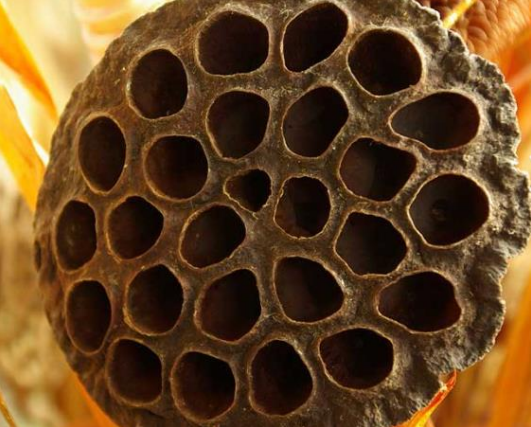
#> input picture utils/colmena.png, 531 x 427 px
$ python resizer.py
#> lines starting #> are read from the running program, lines starting #| are printed output that depends on the picture
#> the answer given: .
#> the answer given: .
import os
from PIL import Image
from tkinter import filedialog

def resize_and_crop(image_path, output_path, new_width, new_height):
#> called with image_path = './colmena.png', output_path = './colmena.png', new_width = 700, new_height = 525
    try:
        # Open the image
        img = Image.open(image_path)
#> img is the input picture: PIL image 531x427 RGBA; mean R, G, B, A 100.8, 68.6, 33.8, 255
        original_width, original_height = img.size
#> original_width = 531; original_height = 427

        # Resize the image while maintaining the aspect ratio to cover the new size
        img_ratio = original_width / original_height
#> img_ratio = 1.24
        new_ratio = new_width / new_height

        if img_ratio > new_ratio:
            # If the image is wider, adjust the height
            img = img.resize((int(new_height * img_ratio), new_height), Image.LANCZOS)
        else:
            # If the image is taller, adjust the width
            img = img.resize((new_width, int(new_width / img_ratio)), Image.LANCZOS)
#> img: PIL image 700x562 RGBA

        # Crop the image to the center to match the new dimensions
        left = (img.width - new_width) // 2
#> left = 0
        top = (img.height - new_height) // 2
#> top = 18
        right = left + new_width
#> right = 700
        bottom = top + new_height
#> bottom = 543

        img = img.crop((left, top, right, bottom))
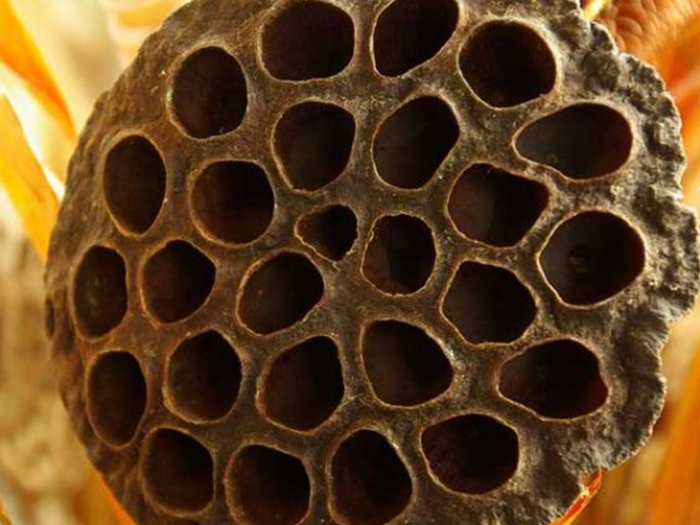
#> img: PIL image 700x525 RGBA; mean R, G, B, A 97.6, 66, 32.5, 255

        # Save the final image
        img.save(output_path)
        print(f"Image saved: {output_path}")
    except Exception as e:
        print(f"Error processing image {image_path}: {e}")

def process_images_in_directory(directory_path, new_width, new_height, output_directory=None):
    if not os.path.isdir(directory_path):
        print(f"Directory does not exist: {directory_path}")
        return

    if output_directory:
        os.makedirs(output_directory, exist_ok=True)
    else:
        output_directory = directory_path

    # Process each file in the directory
    for filename in os.listdir(directory_path):
        if filename.lower().endswith(('.png', '.jpg', '.jpeg')):
            input_path = os.path.join(directory_path, filename)
            output_path = os.path.join(output_directory, filename)
            resize_and_crop(input_path, output_path, new_width, new_height)
        else:
            print(f"Skipping non-image file: {filename}")

# Usage
input_folder = filedialog.askdirectory()
output_folder = filedialog.askdirectory()
width = 700
height = 525

process_images_in_directory(input_folder, width, height, output_folder)
